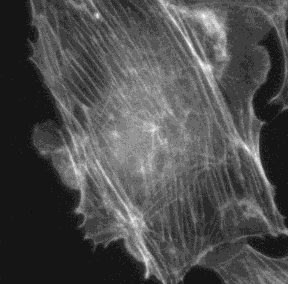
#> input picture testImages/Actin_cropped.tif, 288 x 284 px
$ python laplacian_actin.py
#> lines starting #> are read from the running program, lines starting #| are printed output that depends on the picture
"""Laplacian filter on the actin image, compared with the sharpening results.

Run this script from the top folder of the workshop repository with:

    uv run Session3_Filters/laplacian_actin.py

The Laplacian result is saved as a NEW file:
    Session3_Filters/results/Actin_cropped_laplacian.tif
The original image is only read, never written.  The other images (ImageJ
Sharpen, unsharp masks) are recalculated here exactly as in the earlier
scripts and only shown, not saved.  Close the Napari window to end.
"""

from pathlib import Path

import napari
import numpy as np
from scipy import ndimage
from skimage import io

REPO = Path(__file__).resolve().parent.parent
IMAGE = REPO / "testImages" / "Actin_cropped.tif"
OUT_DIR = REPO / "Session3_Filters" / "results"
OUT_DIR.mkdir(exist_ok=True)

original = io.imread(IMAGE)
#> original is the input picture: shape (284, 288) uint16; min 510, max 3550, mean 1330.5
image = original.astype(float)
limits = np.iinfo(original.dtype)  # 0 .. 65535 for a 16-bit image


def to_16bit(data):
    """Round, clip to the 16-bit range and convert, like ImageJ does."""
    return np.clip(np.round(data), limits.min, limits.max).astype(original.dtype)


# --- 1. Laplacian -----------------------------------------------------------
# 8 x (the pixel) minus its 8 neighbours.  The numbers add up to 0, so flat
# areas become 0 and only places where brightness CURVES (edges, thin
# fibres, noise) give a signal.  Bright, thin fibres give a positive peak
# in the centre with negative values on either side.
laplacian_kernel = np.array([[-1, -1, -1],
                             [-1,  8, -1],
                             [-1, -1, -1]], dtype=float)
laplacian = ndimage.correlate(image, laplacian_kernel, mode="nearest")
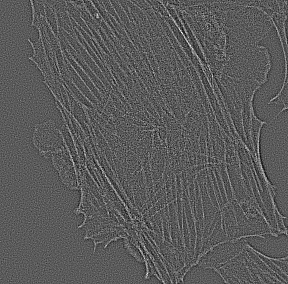
#> laplacian: shape (284, 288) float64; min -2643, max 4739, mean 0; drawn with min black and max white

# Negative values matter, so save as a 32-bit decimal TIFF.
out_file = OUT_DIR / "Actin_cropped_laplacian.tif"
io.imsave(out_file, laplacian.astype(np.float32), check_contrast=False)
print(f"Saved {out_file.relative_to(REPO)}  "
      f"(min {laplacian.min():.0f}, max {laplacian.max():.0f})")
#| Saved Session3_Filters/results/Actin_cropped_laplacian.tif  (min -2643, max 4739)

# --- 2. ImageJ Sharpen (as in sharpen_actin.py) ------------------------------
sharpen_kernel = np.array([[-1, -1, -1],
                           [-1, 12, -1],
                           [-1, -1, -1]], dtype=float) / 4
sharpened = to_16bit(ndimage.convolve(image, sharpen_kernel, mode="nearest"))
#> in to_16bit, `return np.clip(np.round(data), limits.min, limits.max).astype(original..`:
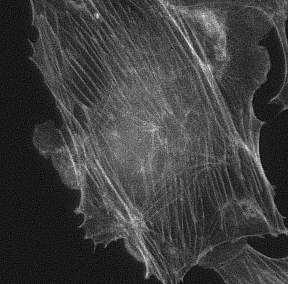
#> returned value: shape (284, 288) uint16; min 240, max 4619, mean 1330.5; drawn with min black and max white

# Note: the Sharpen kernel = (identity x 4 + Laplacian) / 4, so
#   ImageJ Sharpen = original + Laplacian / 4.
# Check that this is really true for our image:
same = np.array_equal(sharpened, to_16bit(image + laplacian / 4))
#> same = True
print(f"ImageJ Sharpen == original + Laplacian/4 ?  {same}")
#| ImageJ Sharpen == original + Laplacian/4 ?  True

# --- 3. Unsharp masks (as in gaussian_unsharp_actin.py and
#        classical_unsharp_actin.py) --------------------------------------------
kernels = {"5x5": {"radius": 2, "sigma": 1.0},
           "21x21": {"radius": 10, "sigma": 5.0}}
amounts = [0.5, 1.0, 2.0]

masks = {}
unsharp = {}
for size, k in kernels.items():
    blurred = ndimage.gaussian_filter(image, sigma=k["sigma"],
                                      radius=k["radius"], mode="nearest")
    masks[size] = image - blurred                      # the detail
    for amount in amounts:
        unsharp[(size, amount)] = to_16bit(image + amount * masks[size])
#> this loop made 2 passes
#> pass 1, `blurred = ndimage.gaussian_filter(image, sigma=k["sigma"], radius=k["r..`:
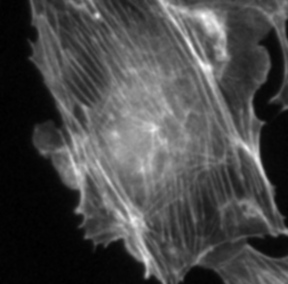
#> blurred: shape (284, 288) float64; min 612.3, max 3158.3, mean 1330.4; drawn with min black and max white
#> pass 2, `blurred = ndimage.gaussian_filter(image, sigma=k["sigma"], radius=k["r..`:
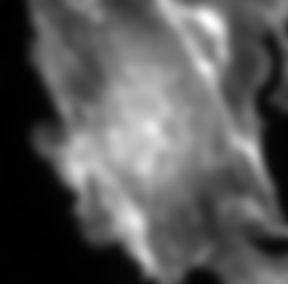
#> blurred: shape (284, 288) float64; min 639.5, max 2618.1, mean 1329.9; drawn with min black and max white
#> after the loop, masks = 2 items; unsharp = 6 items

# --- Show everything ----------------------------------------------------------
viewer = napari.Viewer()
contrast = (float(original.min()), float(original.max()))
#> contrast = (510, 3550)


def symmetric(data):
    """Contrast range centred on 0, so 0 shows as mid-grey."""
    m = float(np.abs(data).max())
#> m = 4739
    return (-m, m)


viewer.add_image(original, name="original", contrast_limits=contrast)
viewer.add_image(laplacian, name="Laplacian", contrast_limits=symmetric(laplacian))
viewer.add_image(sharpened, name="ImageJ Sharpen", contrast_limits=contrast)
for size, mask in masks.items():
    viewer.add_image(mask, name=f"mask (original - blur {size})",
                     contrast_limits=symmetric(mask))
#> this loop made 2 passes
#> (size, m in symmetric) on passes 1 to 2: ('5x5', 553.2), ('21x21', 1527.4)
for (size, amount), data in unsharp.items():
    viewer.add_image(data, name=f"unsharp {size}, amount {amount}",
                     contrast_limits=contrast)
#> this loop made 6 passes
#> (size, amount) on passes 1 to 6: ('5x5', 0.5), ('5x5', 1), ('5x5', 2), ('21x21', 0.5), ('21x21', 1), ('21x21', 2)

viewer.grid.enabled = True

napari.run()
